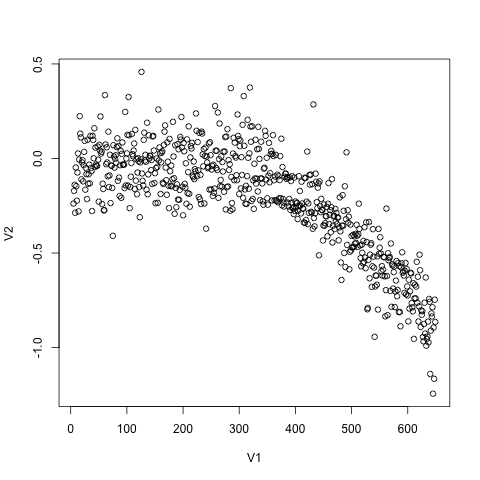

Source code (R):

a <-read.csv("trial-final-20-20171229151210.csv", header = FALSE)
plot(a)
png("trial-final-20-20171229151210.csv.png")
plot(a)

